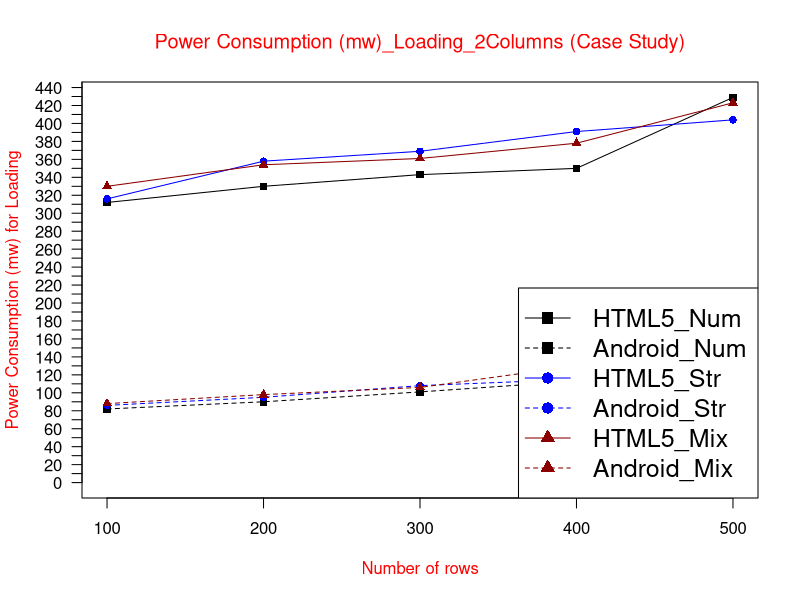

Generate this figure with R:
data <- read.table("(CS)PCloading2col.txt", header = TRUE)

max_y <- max(data)
plot_colors <- c("black", "blue", "red4")
png(filename="(CS)PCloading2col.png", height = 1000, width = 1450, bg = "white")
plot(data$HTML5_Num, type = "o", col = plot_colors[1], pch=15,  ylim=c(0,max_y), axes=FALSE, ann=FALSE)
axis(1, at=1:5, lab=c("100", "200", "300", "400", "500"))
axis(2, las=1, at=10*0:max_y, cex.axis = 1)

box()
lines(data$Android_Num, type="o", pch=15, lty=2, col=plot_colors[1])
lines(data$HTML5_Str, type="o", pch=16, lty=1,  col=plot_colors[2])
lines(data$Android_Str, type="o", pch=16, lty=2,  col=plot_colors[2])   
lines(data$HTML5_Mix, type="o", pch=17, lty=1, col=plot_colors[3])
lines(data$Android_Mix, type="o", pch=17, lty=2,   col=plot_colors[3])

title(main="Power Consumption (mw)_Loading_2Columns (Case Study)", col.main="red", font.main=6)
title(xlab= "Number of rows", col.lab="red")
title(ylab= "Power Consumption (mw) for Loading", col.lab="red")
legend('bottomright', max_y, names(data), cex=1.5, col=c("black", "black","blue", "blue","red4","red4"), pch=c(15,15,16,16,17,17), lty=c(1,2,1,2,1,2));

dev.off()
